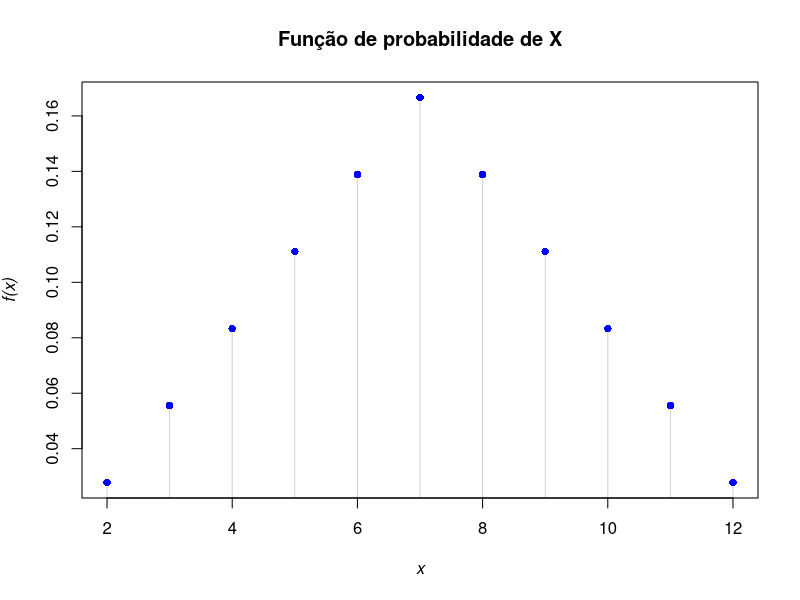
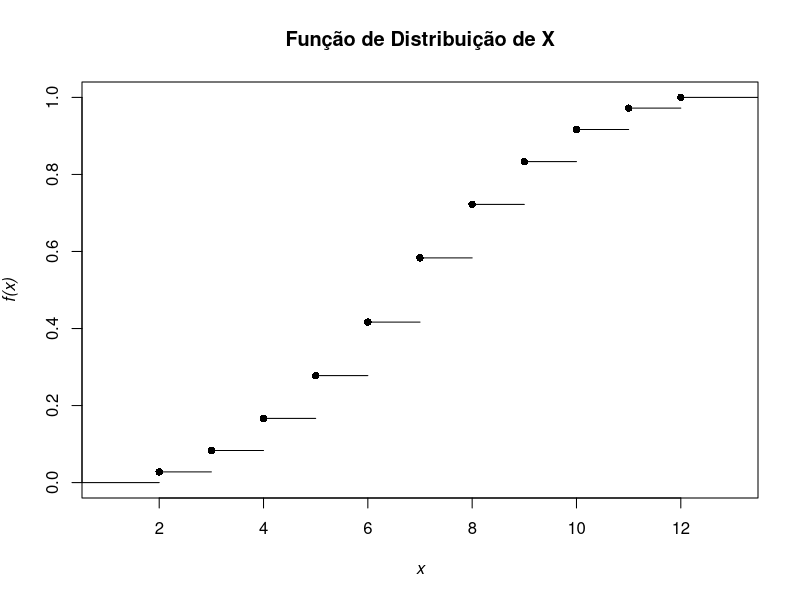

Here is the R script that generated these plots, in order:
## ---- chunk 1
# install.packages("tibble")
# library(tibble)
## ---- chunk 2
dado <- 1:6
lancamento_dados <- expand.grid("lancamento 1" = dado, "lancamento 2" = dado)
lancamento_dados$Prob <- rep(1/nrow(lancamento_dados), times = nrow(lancamento_dados))
lancamento_dados
## ---- chunk 3
lancamento_dados$Soma_Faces <- rowSums(lancamento_dados[,1:2])
lancamento_dados
## ---- chunk 4
X <- aggregate(Prob~Soma_Faces, lancamento_dados, sum)
X
## ---- chunk 5
plot (x=X$Soma_Faces,
      y=X$Prob , 
      type="h",
      main=substitute(paste(bold("Função de probabilidade de X"))),
      xlab=substitute(paste(italic("x"))),              
      ylab=substitute(paste(italic("f(x)"))),
      col="light grey"              
)

# Adicionar pontos ao gráfico

points(x=X$Soma_Faces,                     
       y=X$Prob,
       pch=16,
       col="blue"
)
## ---- chunk 6
FX_pontos <- cumsum(X$Prob)
FX_pontos
## ---- chunk 7
plot.stepfun(
  stepfun(
    X$Soma_Faces,
    c(0,FX_pontos),
    right=FALSE
  ),
  verticals=FALSE,
  pch = 16,
  main=substitute(paste(bold("Função de Distribuição de X"))),
  xlab=substitute(paste(italic("x"))),              
  ylab=substitute(paste(italic("f(x)")))
  )
## ---- chunk 8
sum(X[X$Soma_Faces <= 10 & X$Soma_Faces >= 7, ]$Prob )
## ---- chunk 9
FX_pontos[9] - FX_pontos[5]
## ---- chunk 10
sum(X[X$Soma_Faces <= 10 & X$Soma_Faces > 7, ]$Prob )
## ---- chunk 11
FX_pontos[9] - FX_pontos[6]
## ---- chunk 12
sum(X[X$Soma_Faces < 10 & X$Soma_Faces > 7, ]$Prob )
## ---- chunk 13
FX_pontos[10] - FX_pontos[7]
## ---- chunk 14
miu_X <- sum(X$Soma_Faces*X$Prob)
miu_X
## ---- chunk 15
var_X<- sum((X$Soma_Faces^2)*X$Prob)-miu_X^2
round(var_X,4)
## ---- chunk 16
round(sum((X$Soma_Faces-miu_X)^2*X$Prob),4)
## ---- chunk 17
round(sqrt(var_X),2)
